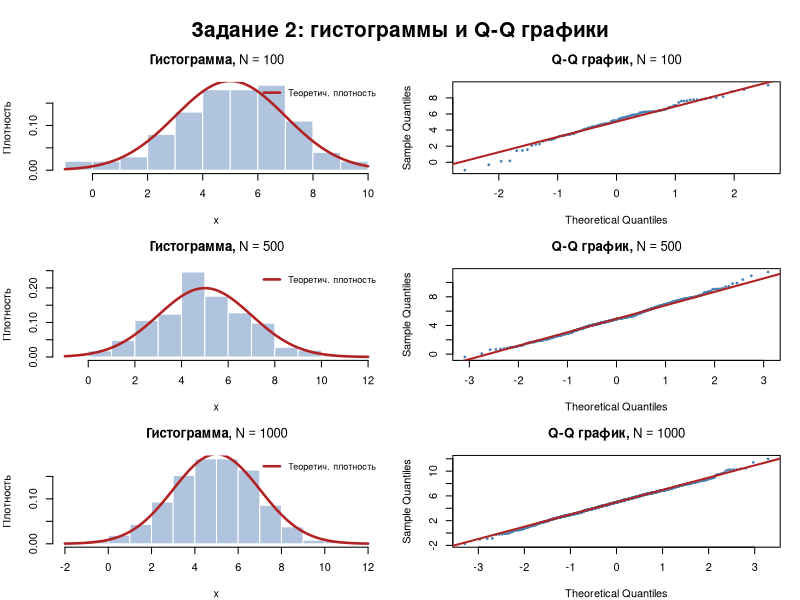
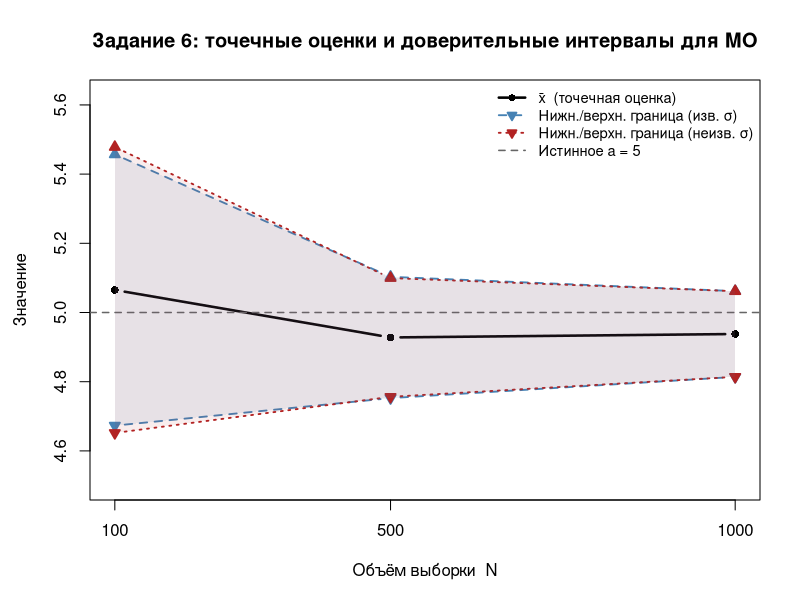

The R source for these figures, in order:
# ============================================================
#  Лабораторная работа №2
#  Интервальные оценки параметров нормального распределения
# ============================================================

# ── Параметры задачи ─────────────────────────────────────────
set.seed(42)          # фиксируем зерно для воспроизводимости
a      <- 5           # истинное математическое ожидание
sigma  <- 2           # истинное СКО (σ)
alpha  <- 0.05        # уровень значимости
N_vals <- c(100, 500, 1000)   # объёмы выборок

cat("═══════════════════════════════════════════════════\n")
cat(sprintf("  Лаб. работа №2  |  N( a=%g, σ=%g )  |  α=%.2f\n", a, sigma, alpha))
cat("═══════════════════════════════════════════════════\n\n")


# ============================================================
# ЗАДАНИЕ 1.  Генерация выборок
# ============================================================
# Генерируем три независимые выборки из N(a, sigma)
samples <- setNames(
  lapply(N_vals, function(n) rnorm(n, mean = a, sd = sigma)),
  paste0("N", N_vals)
)
cat("Задание 1: выборки сгенерированы.\n\n")


# ============================================================
# ЗАДАНИЕ 2.  Гистограммы и Q-Q графики
# ============================================================
# Размещаем 6 графиков в сетке 3×2: для каждого N –
#   левый столбец = гистограмма, правый = Q-Q график
dev.new(width = 11, height = 13, noRStudioGD = TRUE)
par(mfrow = c(3, 2),
    mar   = c(4, 4, 3.2, 1.5),
    oma   = c(0, 0, 3, 0))

for (i in seq_along(N_vals)) {
  n    <- N_vals[i]
  samp <- samples[[i]]   # используем samp, а не x, чтобы не конфликтовать с curve()

  # ── Гистограмма ──────────────────────────────────────────
  hist(samp,
       breaks = "Sturges",
       freq   = FALSE,          # нормированная (плотность, а не частоты)
       col    = "lightsteelblue",
       border = "white",
       main   = bquote(bold("Гистограмма,") ~ N == .(n)),
       xlab   = "x",
       ylab   = "Плотность")
  # Накладываем теоретическую плотность N(a, σ)
  # В curve() переменная x — это аргумент функции, а не внешний вектор
  curve(dnorm(x, mean = a, sd = sigma),
        add = TRUE, col = "firebrick", lwd = 2.5)
  legend("topright",
         legend = c("Теоретич. плотность"),
         col    = "firebrick", lwd = 2.5,
         cex    = 0.82, bty = "n")

  # ── Q-Q график (квантиль–квантиль) ───────────────────────
  # Если точки ложатся на прямую — данные нормальны
  qqnorm(samp,
         main = bquote(bold("Q-Q график,") ~ N == .(n)),
         col  = "steelblue", pch = 20, cex = 0.55)
  qqline(samp, col = "firebrick", lwd = 2)
}
mtext("Задание 2: гистограммы и Q-Q графики",
      outer = TRUE, font = 2, cex = 1.25)


# ============================================================
# ЗАДАНИЕ 3.  Точечные оценки числовых характеристик
# ============================================================
# Вычисляем выборочное среднее, дисперсию (несмещённую, n-1) и СКО
cat("─────────────────────────────────────────────────────────\n")
cat("Задание 3: Точечные оценки\n")
cat(sprintf("  Истинные параметры: a = %g   σ² = %g   σ = %g\n\n", a, sigma^2, sigma))

stats_list <- lapply(seq_along(N_vals), function(i) {
  samp <- samples[[i]]
  list(n    = N_vals[i],
       xbar = mean(samp),        # точечная оценка МО
       s2   = var(samp),         # несмещённая оценка дисперсии
       s    = sd(samp))          # СКО = sqrt(s²)
})

cat(sprintf("  %-7s  %-12s  %-12s  %-10s\n", "N", "x̄ (МО)", "s² (дисп.)", "s (СКО)"))
cat(sprintf("  %s\n", strrep("-", 47)))
for (st in stats_list) {
  cat(sprintf("  N=%-5d  %-12.4f  %-12.4f  %-10.4f\n",
              st$n, st$xbar, st$s2, st$s))
}
cat("\n")


# ============================================================
# ЗАДАНИЕ 4.  ДИ для МО при ИЗВЕСТНОЙ дисперсии (z-интервал)
# ============================================================
#
#   ДИ: [x̄ − z · σ/√n ;  x̄ + z · σ/√n]
#
#   Откуда берётся формула?
#   Случайная величина Z = (x̄ − a) / (σ/√n) ~ N(0,1).
#   Из условия P(−z ≤ Z ≤ z) = 1 − α  →  z = z_{1−α/2}.
#
z_crit <- qnorm(1 - alpha / 2)   # z_{0.975} ≈ 1.9600

cat("─────────────────────────────────────────────────────────\n")
cat("Задание 4: ДИ (ИЗВЕСТНАЯ дисперсия, z-интервал)\n")
cat(sprintf("  z_{1-α/2} = z_{%.3f} = %.4f\n\n", 1 - alpha / 2, z_crit))

CI_z <- lapply(stats_list, function(st) {
  half_width <- z_crit * sigma / sqrt(st$n)   # полуширина интервала
  list(n     = st$n,
       xbar  = st$xbar,
       lower = st$xbar - half_width,
       upper = st$xbar + half_width,
       width = 2 * half_width)
})

cat(sprintf("  %-7s  %-10s  %-12s  %-12s  %-10s\n",
            "N", "x̄", "Нижн. граница", "Верхн. граница", "Ширина"))
cat(sprintf("  %s\n", strrep("-", 57)))
for (ci in CI_z) {
  cat(sprintf("  N=%-5d  %-10.4f  %-13.4f  %-13.4f  %-10.4f\n",
              ci$n, ci$xbar, ci$lower, ci$upper, ci$width))
}
cat(sprintf("\n  ВЫВОД: при увеличении N в 10 раз ширина ДИ уменьшается в √10 ≈ %.2f раз.\n\n",
            sqrt(10)))


# ============================================================
# ЗАДАНИЕ 5.  ДИ для МО при НЕИЗВЕСТНОЙ дисперсии (t-интервал)
# ============================================================
#
#   ДИ: [x̄ − t · s/√n ;  x̄ + t · s/√n]
#
#   Откуда берётся формула?
#   Когда σ неизвестен, заменяем его на s = √(s²).
#   Статистика T = (x̄ − a) / (s/√n) ~ t_{n−1}  (Стьюдент).
#   Из условия P(−t ≤ T ≤ t) = 1 − α  →  t = t_{1−α/2, n−1}.
#   При n → ∞  t_{n−1} → z, поэтому оба интервала сходятся.
#
cat("─────────────────────────────────────────────────────────\n")
cat("Задание 5: ДИ (НЕИЗВЕСТНАЯ дисперсия, t-интервал)\n\n")

CI_t <- lapply(stats_list, function(st) {
  t_crit     <- qt(1 - alpha / 2, df = st$n - 1)   # квантиль Стьюдента
  half_width <- t_crit * st$s / sqrt(st$n)
  list(n      = st$n,
       xbar   = st$xbar,
       lower  = st$xbar - half_width,
       upper  = st$xbar + half_width,
       width  = 2 * half_width,
       t_crit = t_crit)
})

cat(sprintf("  %-7s  %-12s  %-10s  %-12s  %-12s  %-10s\n",
            "N", "t_{1-α/2,n-1}", "x̄", "Нижн.", "Верхн.", "Ширина"))
cat(sprintf("  %s\n", strrep("-", 67)))
for (ci in CI_t) {
  cat(sprintf("  N=%-5d  %-12.4f  %-10.4f  %-12.4f  %-12.4f  %-10.4f\n",
              ci$n, ci$t_crit, ci$xbar, ci$lower, ci$upper, ci$width))
}
cat(sprintf("\n  ВЫВОД: при больших n t_{n-1} ≈ z (например, t_{999} ≈ %.4f ≈ z = %.4f).\n\n",
            qt(0.975, df = 999), z_crit))


# ============================================================
# ЗАДАНИЕ 6.  График: точечные оценки и границы ДИ vs N
# ============================================================
xbar_v  <- sapply(stats_list, `[[`, "xbar")
lower_z <- sapply(CI_z, `[[`, "lower")
upper_z <- sapply(CI_z, `[[`, "upper")
lower_t <- sapply(CI_t, `[[`, "lower")
upper_t <- sapply(CI_t, `[[`, "upper")

# Диапазон оси Y с небольшим отступом
y_all <- c(lower_z, upper_z, lower_t, upper_t, xbar_v, a)
y_pad <- diff(range(y_all)) * 0.18

dev.new(width = 10, height = 6, noRStudioGD = TRUE)
par(mar = c(5, 4.5, 4, 2))

# Точечные оценки МО
plot(N_vals, xbar_v,
     type = "b", pch = 16, lwd = 2.5, col = "black",
     ylim = range(y_all) + c(-y_pad, y_pad),
     xaxt = "n",
     xlab = "Объём выборки  N",
     ylab = "Значение",
     main = "Задание 6: точечные оценки и доверительные интервалы для МО")
axis(1, at = N_vals, labels = N_vals)

# Истинное МО — пунктирная горизонтальная линия
abline(h = a, lty = 2, col = "grey40", lwd = 1.5)

# Границы ДИ при ИЗВЕСТНОЙ дисперсии (синий, lty=2)
lines(N_vals, lower_z, type = "b", pch = 25, lty = 2,
      col = "steelblue", lwd = 1.8, bg = "steelblue")
lines(N_vals, upper_z, type = "b", pch = 24, lty = 2,
      col = "steelblue", lwd = 1.8, bg = "steelblue")

# Границы ДИ при НЕИЗВЕСТНОЙ дисперсии (красный, lty=3)
lines(N_vals, lower_t, type = "b", pch = 25, lty = 3,
      col = "firebrick", lwd = 1.8, bg = "firebrick")
lines(N_vals, upper_t, type = "b", pch = 24, lty = 3,
      col = "firebrick", lwd = 1.8, bg = "firebrick")

# Лёгкое заполнение областей ДИ (для наглядности)
polygon(c(N_vals, rev(N_vals)), c(lower_z, rev(upper_z)),
        col = adjustcolor("steelblue", alpha.f = 0.10), border = NA)
polygon(c(N_vals, rev(N_vals)), c(lower_t, rev(upper_t)),
        col = adjustcolor("firebrick", alpha.f = 0.08), border = NA)

legend("topright",
       legend = c("x̄  (точечная оценка)",
                  "Нижн./верхн. граница (изв. σ)",
                  "Нижн./верхн. граница (неизв. σ)",
                  paste0("Истинное a = ", a)),
       col    = c("black",    "steelblue",  "firebrick",  "grey40"),
       lty    = c(1,           2,            3,            2),
       pch    = c(16,          25,           25,           NA),
       pt.bg  = c("black",    "steelblue",  "firebrick",   NA),
       lwd    = c(2.5,         1.8,          1.8,          1.5),
       cex    = 0.88,
       bty    = "n")

cat("─────────────────────────────────────────────────────────\n")
cat("Задание 6: график построен.\n\n")
cat("Общий вывод:\n")
cat("  • С ростом N ширина ДИ убывает пропорционально 1/√N.\n")
cat("  • t-интервал (неизв. σ) шире z-интервала (изв. σ),\n")
cat("    но при N ≥ 500 разница практически незаметна.\n")
cat("  • При N=1000 оба интервала почти совпадают.\n")
